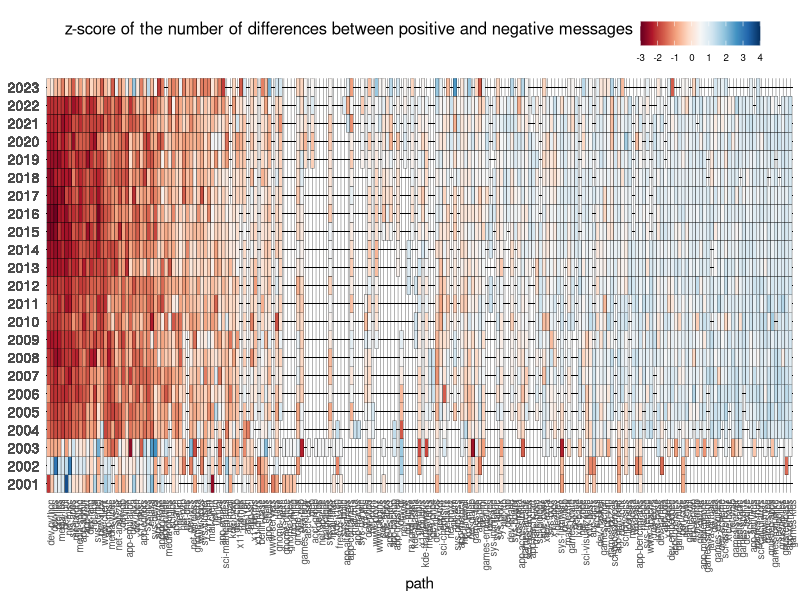

This chart was generated by the following R code:
library(reshape2)
library(tidyr)
library(ggplot2)
library(stringr)
library(dplyr)
library(ggpubr)
library(scales)

setwd("file_path")
data <- read.csv("data-all-sentiments-commits2.csv",TRUE,';')
s_data <- 
  subset(data, select = c('path', 'year', 'n_neg_messages', 'n_pos_messages'))

data_all <- na.omit(s_data)
data_all$diff <- data_all$n_pos_messages - data_all$n_neg_messages
minmax<-function(x) {
  (x-mean(x))/sd(x)
}

data_all2 <- data_all %>% group_by(year) %>%
  mutate(norm = minmax(diff))

# data_all2 <- na.omit(data_all2)
# agg_diff <- data_all2 %>% group_by(path) %>%
#   summarise(sum_diff = sum(diff))

data_all2 <- na.omit(data_all2)
agg_diff <- data_all2 %>% group_by(path) %>%
  summarise(sum_norm = sum(norm))

m_data_all2 <- merge(data_all2, agg_diff, by=c('path'))

ordered_data <- m_data_all2 %>% arrange(sum_norm)

ordered_data$path <- factor(ordered_data$path, 
                            levels = unique(ordered_data$path))

my_palette <- c('#67001f','#b2182b','#d6604d',
                         '#f4a582','#fddbc7','#f7f7f7',
                         '#d1e5f0','#92c5de','#4393c3',
                         '#2166ac','#053061')
                         
plot_signi <- ggplot(ordered_data, aes(x=year, y=path, fill=norm), ) +
  geom_tile(color = "black") + 
  scale_fill_gradientn(colors = my_palette, limits = c(-3,4), 
                       breaks = c(-3,-2, -1, 0, 1, 2, 3, 4)) +
  scale_x_continuous(limits = c(2000.5, 2023.5), expand=c(0,0), 
                     breaks = ordered_data$year)+
  coord_fixed() +
  theme(axis.text.y = element_text(hjust = 1, vjust=0.5, size=10),
        axis.title.y = element_blank(),
        axis.ticks.y = element_blank(),
        axis.ticks.x = element_blank(),
        axis.text.x = element_text(angle=90,vjust = 0.75, hjust=1,size=7),
        legend.position = "top", legend.margin = margin(10,0,0,-10),
        legend.text = element_text(size=7), 
        legend.title = element_text(size=12, vjust=1),
        panel.background = element_rect(fill="white"),
        panel.grid.major = element_line(colour = "black", size = 0.1))+
  labs(fill="z-score of the number of differences between positive and negative messages")
plot_signi + coord_flip()
